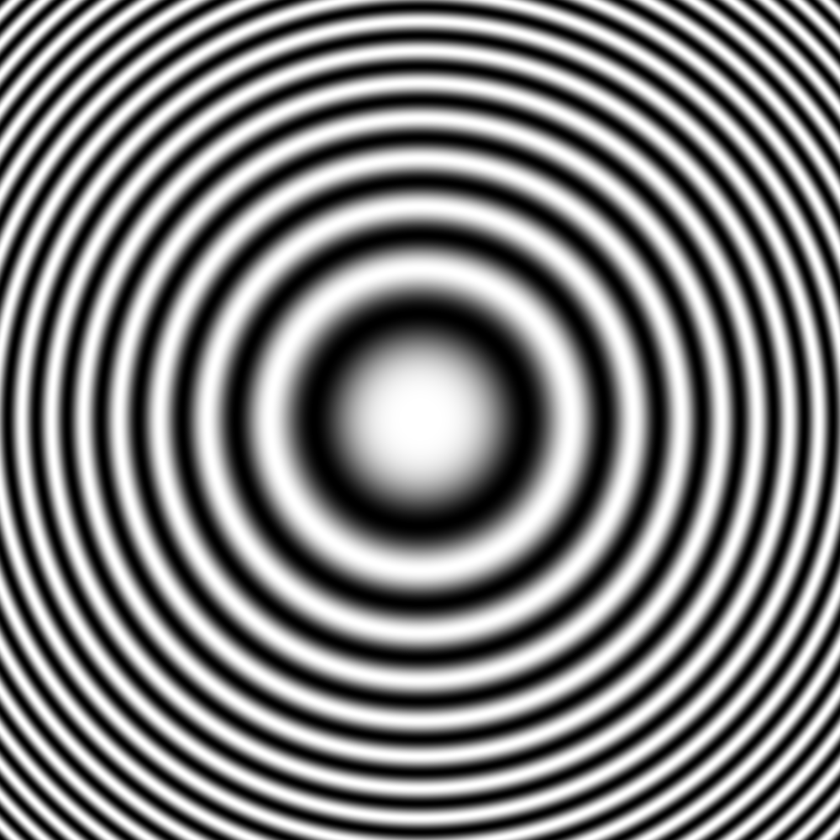
#> input picture zestaw2/PlytkaFresnela.png, 840 x 840 px, shrunk from 1000 x 1000 before the run
$ python zad7.py ../zestaw2/PlytkaFresnela.png
#> lines starting #> are read from the running program, lines starting #| are printed output that depends on the picture; long printed decimals are rounded
import sys

import matplotlib.pyplot as plt
import numpy as np
from PIL import Image

G = 256
ALFA = -1 / 3
SPRAWDZ = (30, 35, 40)


def wczytaj_8bit(sciezka):
    """Obraz w skali szarości 0..255. RGB -> (R+G+B)/3 jak w ImageJ (Image > Type > 8-bit)."""
#> called with sciezka = '../zestaw2/PlytkaFresnela.png'
    a = np.array(Image.open(sciezka))
#> a is the input picture: shape (840, 840); min 0, max 255, mean 127.3
    if a.ndim == 3:
        a = np.floor(a[..., :3].astype(float).mean(axis=2) + 0.5)
    return a.astype(np.uint8)


def zapisz_z_histogramem(img, nazwa, tytul, krzywa=None):
    Image.fromarray(img).save(nazwa + ".png")
    h = np.bincount(img.ravel(), minlength=G)
    fig, ax = plt.subplots(1, 2, figsize=(10, 3.6), gridspec_kw={"width_ratios": [1.2, 1]})
    ax[0].imshow(img, cmap="gray", vmin=0, vmax=255); ax[0].set_title(tytul); ax[0].axis("off")
    ax[1].bar(range(G), h, width=1, color="black"); ax[1].set_xlim(0, 255)
    ax[1].set_title(f"Mean={img.mean():.2f}  StdDev={img.std():.2f}  Min={img.min()}  Max={img.max()}", fontsize=9)
    if krzywa is not None:
        ax2 = ax[1].twinx(); ax2.plot(range(G), krzywa, "r"); ax2.set_ylim(0, 256)
    fig.tight_layout(); fig.savefig(nazwa + "_hist.png", dpi=110); plt.close(fig)


if __name__ == "__main__":
    img = wczytaj_8bit(sys.argv[1] if len(sys.argv) > 1 else "Metropolis.png")
    MN = img.size
#> MN = 705600
    print(f"Metropolis 8-bit: {img.shape[1]}x{img.shape[0]} = {MN} pikseli, "
          f"min={img.min()}, max={img.max()}, mean={img.mean():.2f}")
#| Metropolis 8-bit: 840x840 = 705600 pikseli, min=0, max=255, mean=127.31
    zapisz_z_histogramem(img, "z7_wejscie", "obraz wejściowy (8-bit)")
#> in zapisz_z_histogramem, `h = np.bincount(img.ravel(), minlength=G)`: h = 256 values, max 27080 at index 0, min 1658 at index 127, mean 2756.2
#> in zapisz_z_histogramem, `fig.tight_layout()`:
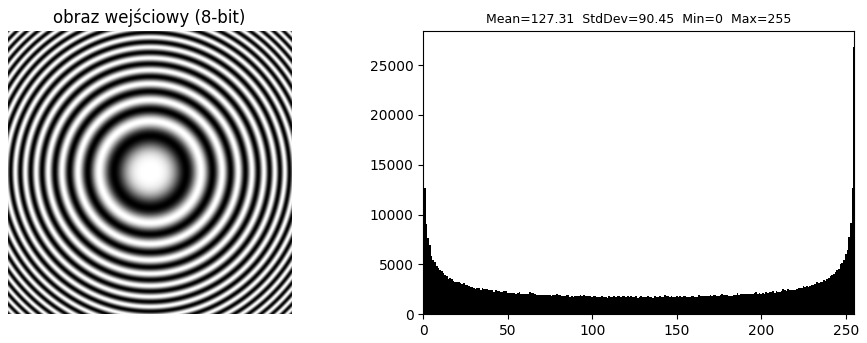
#> figure drawn by matplotlib, 2 panels; panel 2: tallest bar 27080 high, from x = -0.5 to 0.5

    # ---------------- (a) histogram i histogram skumulowany ----------------
    h = np.bincount(img.ravel(), minlength=G)    # h(g)  = liczba pikseli o wartości g
    hs = np.cumsum(h)                            # hs(g) = h(0) + h(1) + ... + h(g)
#> hs = 256 values from 27080 to 705600
    Hs = hs / MN                                 # Hs(g) w [0, 1]
#> Hs = 256 values from 0.0384 to 1

    fig, ax = plt.subplots(1, 2, figsize=(10, 3.4))
    ax[0].bar(range(G), h, width=1, color="black"); ax[0].set_title("histogram h(g)"); ax[0].set_xlim(0, 255)
    ax[1].plot(range(G), hs, "k"); ax[1].set_title("histogram skumulowany hs(g)"); ax[1].set_xlim(0, 255)
    ax[1].set_xlabel("g")
    ax2 = ax[1].twinx(); ax2.plot(range(G), Hs, "r--", lw=0.8); ax2.set_ylabel("Hs(g)", color="r"); ax2.set_ylim(0, 1.02)
    fig.tight_layout(); fig.savefig("z7a_histogram_skumulowany.png", dpi=110); plt.close(fig)
#> after `fig.tight_layout()`:
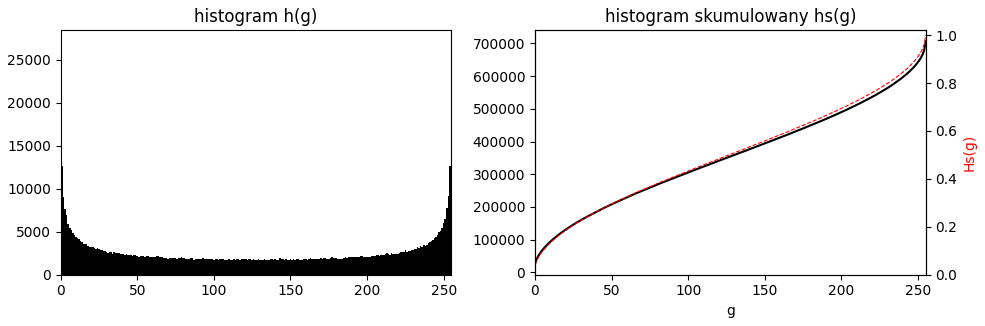
#> figure drawn by matplotlib, 3 panels; panel 1: tallest bar 27080 high, from x = -0.5 to 0.5; panel 2: curve peaks at x = 255, y = 705600; panel 3: curve peaks at x = 255, y = 1

    # ---------------- (b) wyrównanie ----------------
    H_eq = np.round((G - 1) * Hs).astype(np.uint8)          # tablica LUT: g -> H_eq(g)
#> H_eq = 256 values from 10 to 255
    wynik_b = H_eq[img]                                     # każdy piksel przez LUT
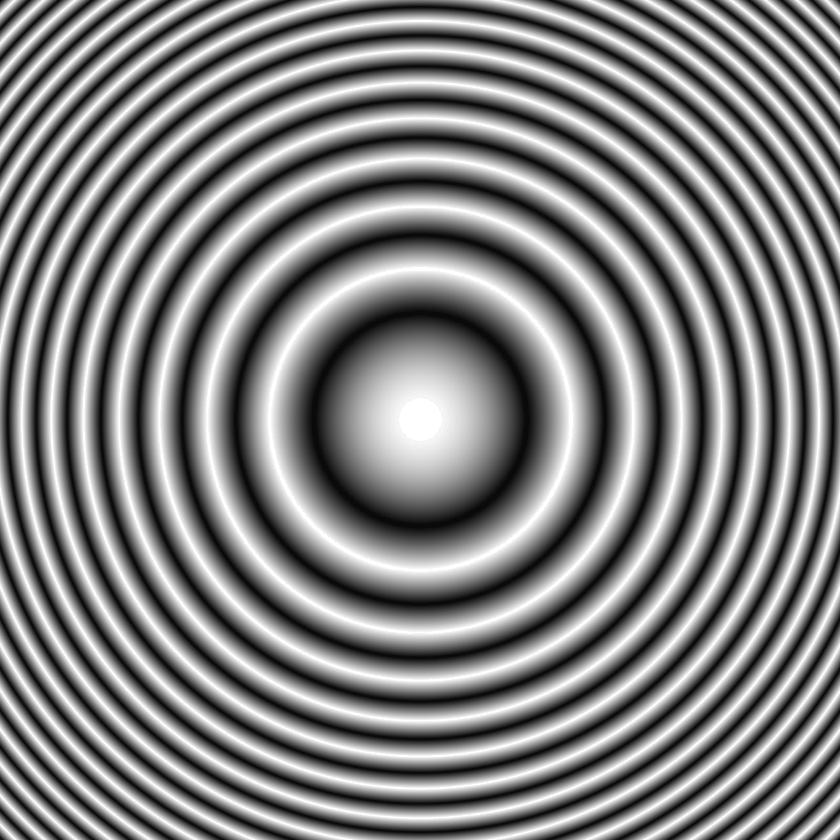
#> wynik_b: shape (840, 840); min 10, max 255, mean 128.5
    zapisz_z_histogramem(wynik_b, "z7b_wyrownanie", "(b) wyrównanie histogramu", krzywa=H_eq)
#> call 2 of zapisz_z_histogramem, with nazwa = 'z7b_wyrownanie', tytul = '(b) wyrównanie histogramu', krzywa = array of shape (256,)
#> in zapisz_z_histogramem (call 2), `h = np.bincount(img.ravel(), minlength=G)`: h = 256 values, max 27080 at index 10, min 0 at index 0, mean 2756.2
#> in zapisz_z_histogramem (call 2), `fig.tight_layout()`:
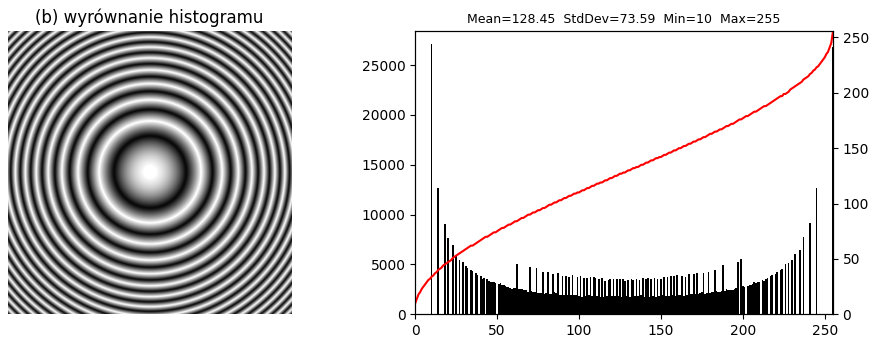
#> figure drawn by matplotlib, 3 panels; panel 2: tallest bar 27080 high, from x = 9.5 to 10.5; panel 3: curve peaks at x = 255, y = 255

    # ---------------- (c) hiperbolizacja ----------------
    wykladnik = 1 / (ALFA + 1)                              # alfa = -1/3 -> 3/2
    H_hyper = np.round((G - 1) * Hs ** wykladnik).astype(np.uint8)
#> H_hyper = 256 values from 2 to 255
    wynik_c = H_hyper[img]
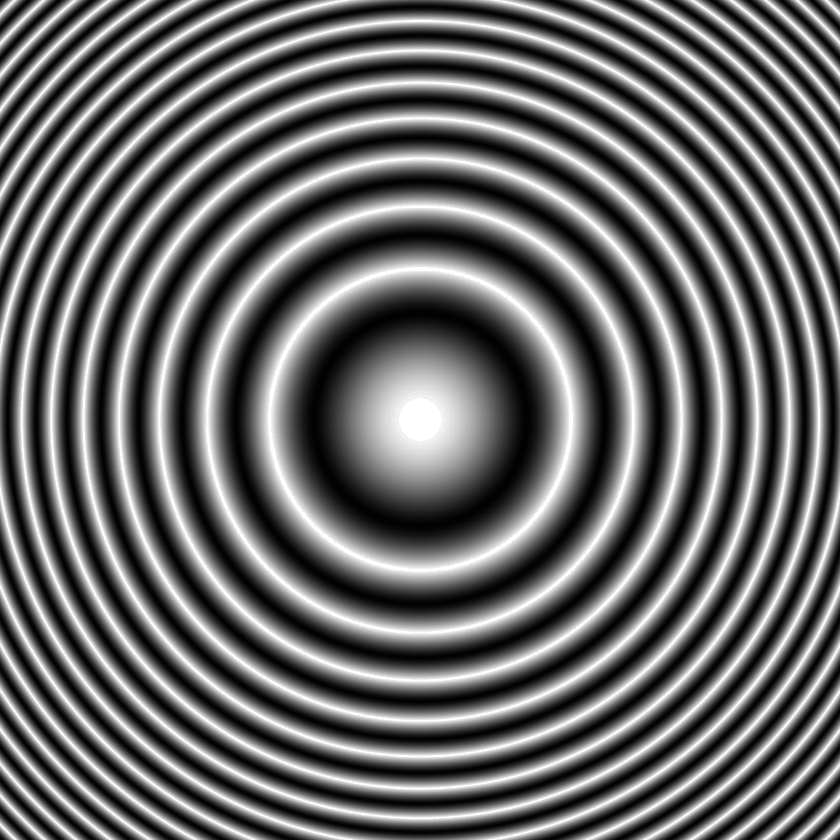
#> wynik_c: shape (840, 840); min 2, max 255, mean 102.9
    zapisz_z_histogramem(wynik_c, "z7c_hiperbolizacja", "(c) hiperbolizacja α = -1/3", krzywa=H_hyper)
#> call 3 of zapisz_z_histogramem, with nazwa = 'z7c_hiperbolizacja', tytul = '(c) hiperbolizacja α = -1/3', krzywa = array of shape (256,)
#> in zapisz_z_histogramem (call 3), `h = np.bincount(img.ravel(), minlength=G)`: h = 256 values, max 27080 at index 2, min 0 at index 0, mean 2756.2
#> in zapisz_z_histogramem (call 3), `fig.tight_layout()`:
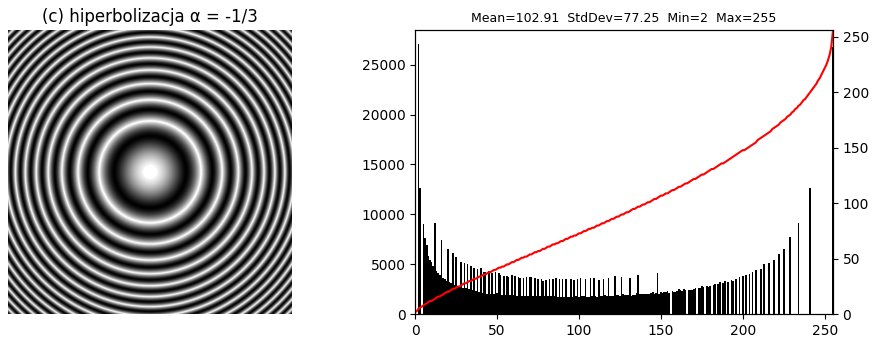
#> figure drawn by matplotlib, 3 panels; panel 2: tallest bar 27080 high, from x = 1.5 to 2.5; panel 3: curve peaks at x = 255, y = 255

    # ---------------- tabela i odpowiedzi ----------------
    np.savetxt("z7_tabela.csv", np.c_[np.arange(G), h, hs, Hs, H_eq, H_hyper],
               fmt=["%d", "%d", "%d", "%.6f", "%d", "%d"], delimiter=";",
               header="g;h(g);hs(g);Hs(g);H_eq(g);H_hyper(g)", comments="")

    print(f"\nwykladnik hiperbolizacji 1/(alfa+1) = {wykladnik:.4f}")
    print("\n  g |  h(g) |  hs(g) |  Hs(g)  | 255*Hs  | H_eq | 255*Hs^1.5 | H_hyper")
    for g in SPRAWDZ:
        print(f" {g:2d} | {h[g]:5d} | {hs[g]:6d} | {Hs[g]:.5f} | {255 * Hs[g]:7.3f} | {H_eq[g]:4d} |"
              f" {255 * Hs[g] ** wykladnik:10.3f} | {H_hyper[g]:4d}")
#> this loop made 3 passes
#|  30 |  2634 | 159914 | 0.2266 |  57.792 |   58 |     27.513 |   28
#|  35 |  2617 | 172834 | 0.245 |  62.461 |   62 |     30.913 |   31
#|  40 |  2446 | 185271 | 0.2626 |  66.956 |   67 |     34.309 |   34
    print(f"\nwyrownanie:     mean {img.mean():.2f} -> {wynik_b.mean():.2f}")
#| wyrownanie:     mean 127.31 -> 128.45
    print(f"hiperbolizacja: mean {img.mean():.2f} -> {wynik_c.mean():.2f}")
#| hiperbolizacja: mean 127.31 -> 102.91
    print("\nZapisano: z7_wejscie*, z7a_histogram_skumulowany.png, z7b_*, z7c_*, z7_tabela.csv")
